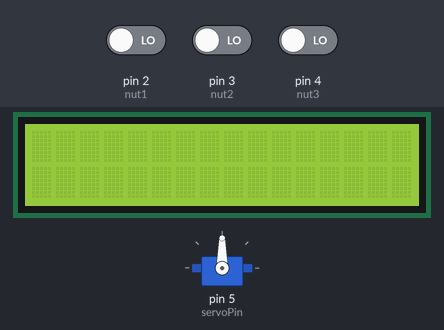
The sketch below on a simulated Arduino Uno, built with avr-gcc and run on an emulated ATmega328P. On the bench: servo, 16×2 character LCD. Inputs (shaded band) come from the test bench; at power-on: pin 2 (nut1) LOW, pin 4 (nut3) LOW, pin 3 (nut2) LOW.

Above: at 1.2 s.
1.3 s: pin 2 (nut1) driven HIGH
At 2.4 s:
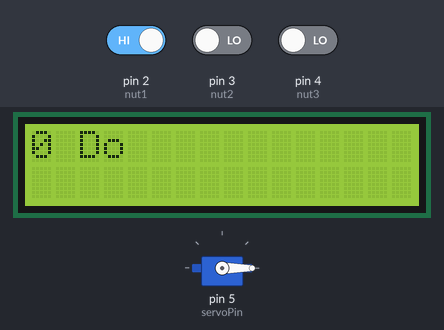
4.3 s: pin 4 (nut3) driven HIGH
At 5.2 s:
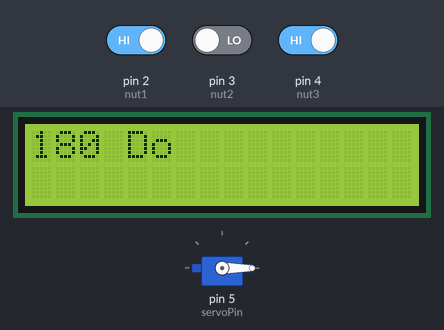
7.3 s: pin 4 (nut3) driven LOW
At 7.6 s:
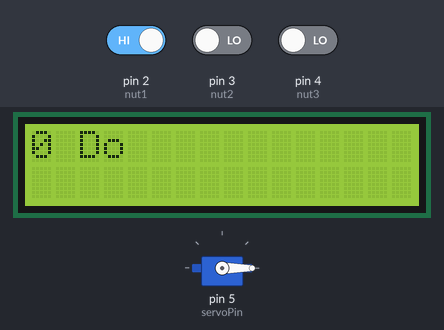
10.3 s: pin 3 (nut2) driven HIGH
At 10.6 s:
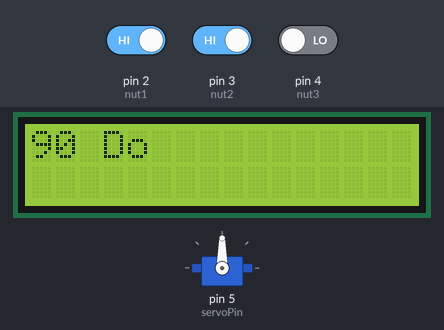
13.3 s: pin 4 (nut3) driven HIGH
At 14.2 s:
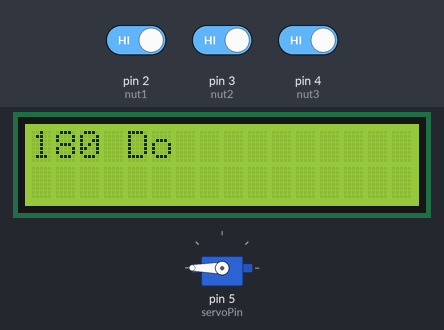
16.3 s: pin 2 (nut1) driven LOW
Timing chart, 0 to 66.8 s (numbered marks = the images above; inputs shaded):
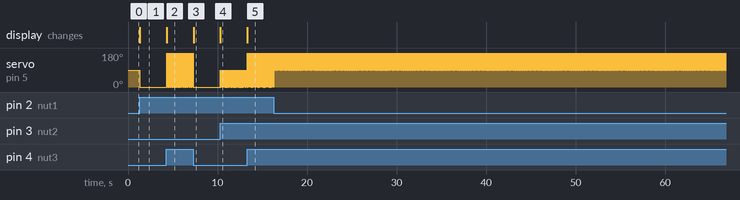

The sketch:

Servo.ino
```cpp
#include <Servo.h>
Servo myservo;
#include <LiquidCrystal.h>
LiquidCrystal lcd(12, 11, 9, 8, 7, 6);

int bientro = A0;
int servoPin = 5;
int nut1 = 2, nut2 = 3, nut3 = 4;

void setup ()
{
    myservo.attach(servoPin);
    lcd.begin(16, 2);
    pinMode(nut1, INPUT);
    pinMode(nut2, INPUT);
    pinMode(nut3, INPUT);
}

void loop ()
{

  int stt1 = digitalRead(nut1);
  int stt2 = digitalRead(nut2);
  int stt3 = digitalRead(nut3);

  if(stt1 == 1)
  {
   lcd.clear();
   myservo.write(0);
   lcd.print("0 Do");

  }
  if(stt2 == 1)
  {
    lcd.clear();
    myservo.write(90);
    lcd.print("90 Do");
  }
   if(stt3 == 1)
   {
     lcd.clear();
    myservo.write(180);
    lcd.print("180 Do");
   }

/*
  int value = analogRead(bientro);
    // Chuyển giá trị analog (0-1023) đọc được từ biến trở sang số đo độ (0-180độ)
    // dùng để điều khiển góc quay cho servo
  int  servoPos = map(value, 0, 1023, 0, 180);
    // Cho servo quay một góc là servoPos độ
  myservo.write(servoPos);
  lcd.setCursor(0, 0);
  lcd.print("Gia tri goc: ");
  lcd.setCursor(0, 1);
  lcd.print(servoPos);
  delay(100);
  */
}
```

Measured:
- after the input at 1.3 s, servo on pin 5 (servoPin): 90° → 0° at once; the display: changes at once (image 1)
- after the input at 4.3 s, servo on pin 5 (servoPin): alternates 180° for 0.02 s and 0° for 0.02 s, starting at once; the display: changes at once (image 2)
- after the input at 7.3 s, servo on pin 5 (servoPin): goes on until 7.3 s, then stays 0°; the display: changes at once (image 3)
- after the input at 10.3 s, the display: changes at once (image 4)
- after the input at 13.3 s, the display: changes at once (image 5)
